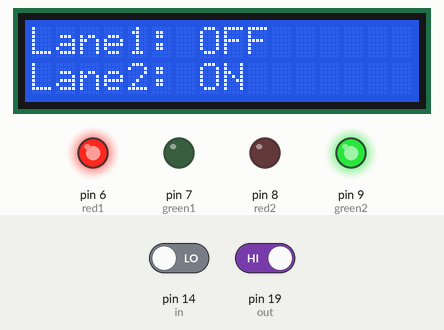
Simulated run of this sketch. Board: Arduino Uno, built with avr-gcc and run on an emulated ATmega328P. On the bench: 16×2 character LCD, output pins drawn as LEDs (lit = HIGH). The inputs (shaded band) are chosen by the test bench; at power-on: pin 14 (in) LOW, pin 19 (out) HIGH.

Above: at 4.2 s.
4.3 s: pin 14 (in) driven HIGH and pin 19 (out) driven LOW
At 7.2 s:
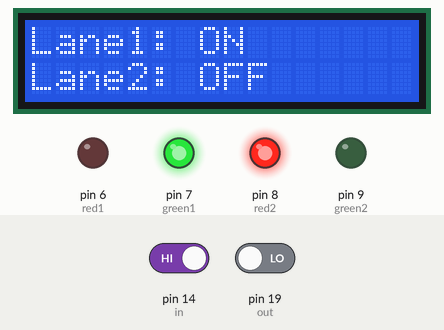
7.5 s: pin 14 (in) driven LOW
At 9.8 s:
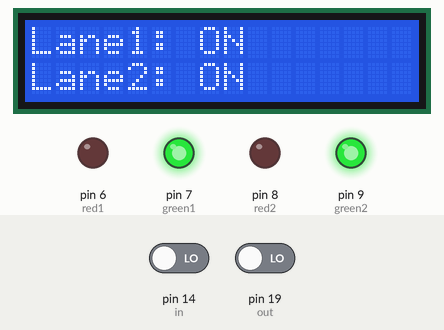
10.5 s: pin 14 (in) driven HIGH
At 10.9 s:
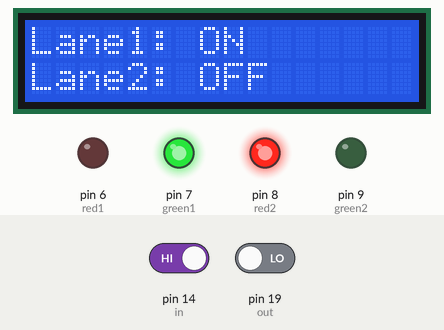
Timing chart, 0 to 13.5 s (numbered marks = the images above; inputs shaded):
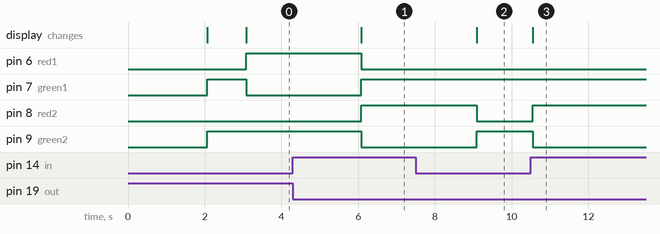

Measured:
- after the input at 4.3 s, pin 6 (red1), pin 9 (green2): HIGH → LOW after 1.8 s; pin 7 (green1), pin 8 (red2): LOW → HIGH after 1.8 s; the display: changes after 1.8 s (image 1)
- after the input at 7.5 s, pin 8 (red2): HIGH → LOW after 1.6 s; pin 9 (green2): LOW → HIGH after 1.6 s; the display: changes after 1.6 s (image 2)
- after the input at 10.5 s, pin 8 (red2): LOW → HIGH after 0.05 s; pin 9 (green2): HIGH → LOW after 0.05 s; the display: changes after 0.05 s (image 3)

The sketch:

Lab5.ino
```cpp
#include<LiquidCrystal.h>


const int rs = 12, en = 11, d4 = 5, d5 = 4, d6 = 3, d7 = 2;
LiquidCrystal lcd(rs, en, d4, d5, d6, d7);
const int red1    = 6;
const int green1  = 7;
const int red2    = 8;
const int green2  = 9;

const int in = 14;
const int out = 19;

void OUT()
{
	lcd.clear();
	lcd.print("Lane1: OFF");
	lcd.setCursor(0,1);
	lcd.print("Lane2: ON");

digitalWrite(green2,HIGH);
	digitalWrite(red2,LOW);
	digitalWrite(red1,HIGH);
	digitalWrite(green1,LOW);
    	delay(3000);
}


void IN()
{
lcd.clear();
	lcd.print("Lane1: ON");
	lcd.setCursor(0,1);
	lcd.print("Lane2: OFF");

	digitalWrite(green1,HIGH);
	digitalWrite(red1,LOW);
	digitalWrite(red2,HIGH);
	digitalWrite(green2,LOW);

	delay(3000);
}
void NEUTRAL()
{
	lcd.clear();
	lcd.print("Lane1: ON");
	lcd.setCursor(0,1);
	lcd.print("Lane2: ON");

digitalWrite(green1,HIGH);
	digitalWrite(red1,LOW);
	digitalWrite(green2,HIGH);
	digitalWrite(red2,LOW);

delay(100);
}

void setup()
{
	pinMode(in, INPUT);
	pinMode(out, INPUT);

pinMode(red1,OUTPUT);
	pinMode(green1,OUTPUT);
	pinMode(red2,OUTPUT);
	pinMode(green2,OUTPUT);

lcd.begin(16,2);
lcd.clear();
lcd.print(" TRAFFIC CONTROL");
delay(2000);

lcd.clear();
lcd.print("Lane1: ON");
lcd.setCursor(0,1);
lcd.print("Lane2: ON");

   	digitalWrite(green1,HIGH);
	digitalWrite(red1,LOW);
	digitalWrite(green2,HIGH);
	digitalWrite(red2,LOW);
	delay(1000);
}

void loop()
{
	if(digitalRead(in) && !digitalRead(out))
	{
		IN();
	}
	else if(!digitalRead(in) && digitalRead(out))
	{
		OUT();
	}
	else
	{
		NEUTRAL();
	}
}
```
